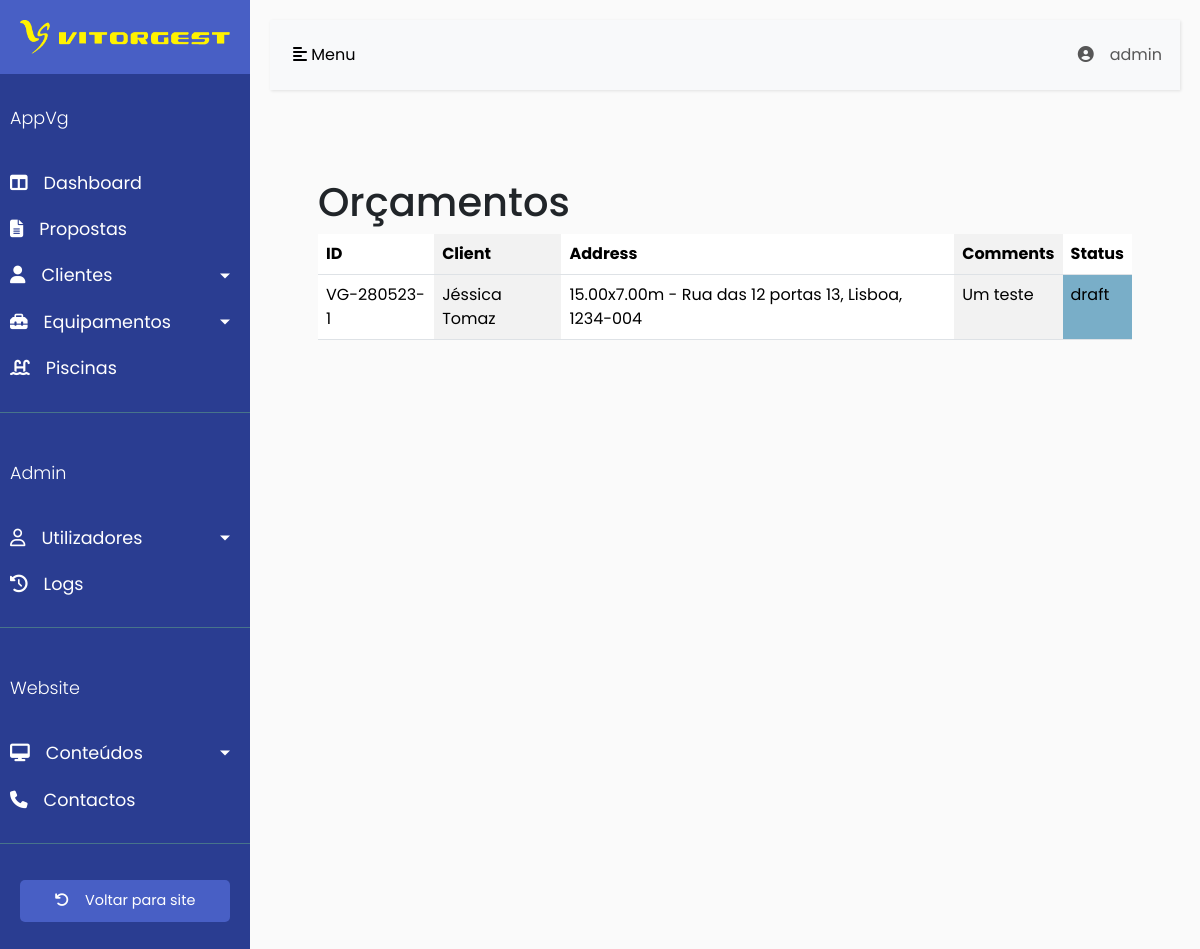
Page /backoffice/quotations/ (signed in) on the earlier database version.
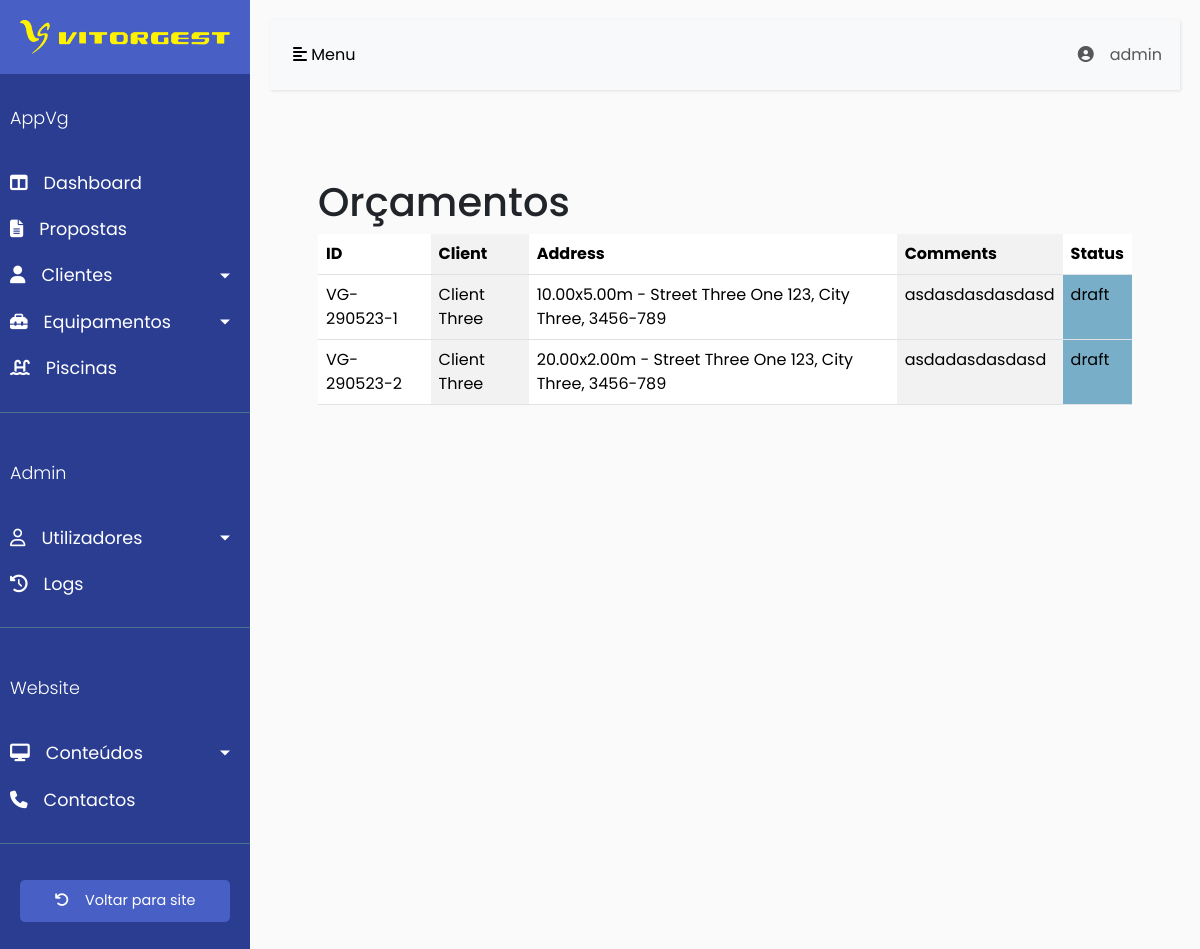
Same page on the later database version.
### backoffice/models/quotation.py (models this page shows, shortened)
class Quotation(models.Model):
    quotation_id = models.CharField(max_length=20, unique=True, blank=True)
    quotation_type = models.CharField(max_length=20, choices=QUOTATION_TYPE_CHOICES, default='equipment')
    client = models.ForeignKey(Client, on_delete=models.CASCADE)
    client_address = models.CharField(max_length=50, null=True, blank=True)
    client_phone = models.CharField(max_length=50, null=True, blank=True)
    client_email = models.CharField(max_length=50, null=True, blank=True)
    equipments = models.ManyToManyField(Equipment)
    pool = models.ForeignKey(Pool, on_delete=models.SET_NULL, null=True, blank=True)
    date = models.DateField()
    date_created = models.DateTimeField(auto_now_add=True)
    date_updated = models.DateTimeField(auto_now=True)
    greetings = models.TextField()
    extra_recommendations = models.ManyToManyField(Equipment, related_name='extra_recommendations')
    comments = models.TextField()
    labor_rate = models.IntegerField(null=True, blank=True, default=0)
    transportation_fee = models.IntegerField(null=True, blank=True, default=0)
    status = models.CharField(max_length=20, choices=STATUS_CHOICES, default='draft')

### backoffice/models/client.py (models this page shows)
class Client(models.Model):
    client = models.IntegerField()
    name = models.CharField(max_length=100)
    fiscal_name = models.CharField(max_length=100)
    tax_number = models.CharField(max_length=20)
    notes = models.TextField(null=True, blank=True)
    def __str__(self):
        return self.name

class Address(models.Model):
    client = models.ForeignKey(Client, on_delete=models.CASCADE)
    street = models.CharField(max_length=100)
    number = models.CharField(max_length=10)
    city = models.CharField(max_length=100)
    postal_code = models.CharField(max_length=10)
    coordinate_x = models.DecimalField(max_digits=9, decimal_places=6)
    coordinate_y = models.DecimalField(max_digits=9, decimal_places=6)
    notes = models.TextField(null=True, blank=True)
    def __str__(self):
        return f"{self.street} {self.number}, {self.city}, {self.postal_code}"

### backoffice/models/pool.py (models this page shows, shortened)
class Pool(models.Model):
    address = models.ForeignKey(Address, on_delete=models.CASCADE, related_name='pools')
    length = models.DecimalField(max_digits=5, decimal_places=2)
    width = models.DecimalField(max_digits=5, decimal_places=2)
    min_depth = models.FloatField()
    max_depth = models.FloatField()
    volume = models.FloatField(blank=True, null=True)
    surface_area = models.FloatField(blank=True, null=True)
    circulation_type = models.CharField(max_length=50, choices=CIRCULATION_TYPE, default='skimmer')
    def __str__(self):
        return f"{self.length}x{self.width}m - {self.address}"

### backoffice/views/quotation_views.py (the view)
# urls.py: path('quotations/', login_required(quotation_views.quotations), name='quotations'),
def quotations(request):
    quotationsList = Quotation.objects.all()
    context = {
        'quotations': quotationsList,
    }
    return render(request, 'quotation/quotations.html', context)

### backoffice/templates/quotation/quotations.html
{% extends "base.html" %}
{% block content %}
    <h1>Orçamentos</h1>
    <table class="table table-striped-columns table-hover">
        <thead>
        <tr>
            <th>ID</th>
            <th>Client</th>
            <th>Address</th>
            <th>Comments</th>
            <th>Status</th>
        </tr>
        </thead>
        <tbody>
        {% for quotation in quotations %}
            <tr style='cursor: pointer; cursor: hand;'
                onclick="window.location='{% url 'quotation_details' quotation.id %}';">
                <td>{{ quotation.quotation_id }}</td>
                <td>{{ quotation.client }}</td>
                <td>{{ quotation.pool }}</td>
                <td>{{ quotation.comments }}</td>
                {% if quotation.status == "draft" %}
                    <td class="table-cell-blue">{{ quotation.status }}</td>
                {% elif quotation.status == "sent" %}
                    <td class="table-cell-yellow">{{ quotation.status }}</td>
                {% elif quotation.status == "accepted" %}
                    <td class="table-cell-green">{{ quotation.status }}</td>
                {% elif quotation.status == "rejected" %}
                    <td class="table-cell-red">{{ quotation.status }}</td>
                {% endif %}
            </tr>
        {% endfor %}
        </tbody>
    </table>
{% endblock %}

Differences in the rows shown:
changed Quotation: quotation_id "VG-280523-1" → "VG-290523-1"; client "Jéssica Tomaz" → "Client Three"; pool "15.00x7.00m - Rua das 12 portas 13, Lisboa, 1234-004" → "10.00x5.00m - Street Three One 123, City Three, 3456-789"; comments "Um teste" → "asdasdasdasdasd"
added Quotation: quotation_id "VG-290523-2", client "Client Three", pool "20.00x2.00m - Street Three One 123, City Three, 3456-789", comments "asdadasdasdasd", status "draft"
